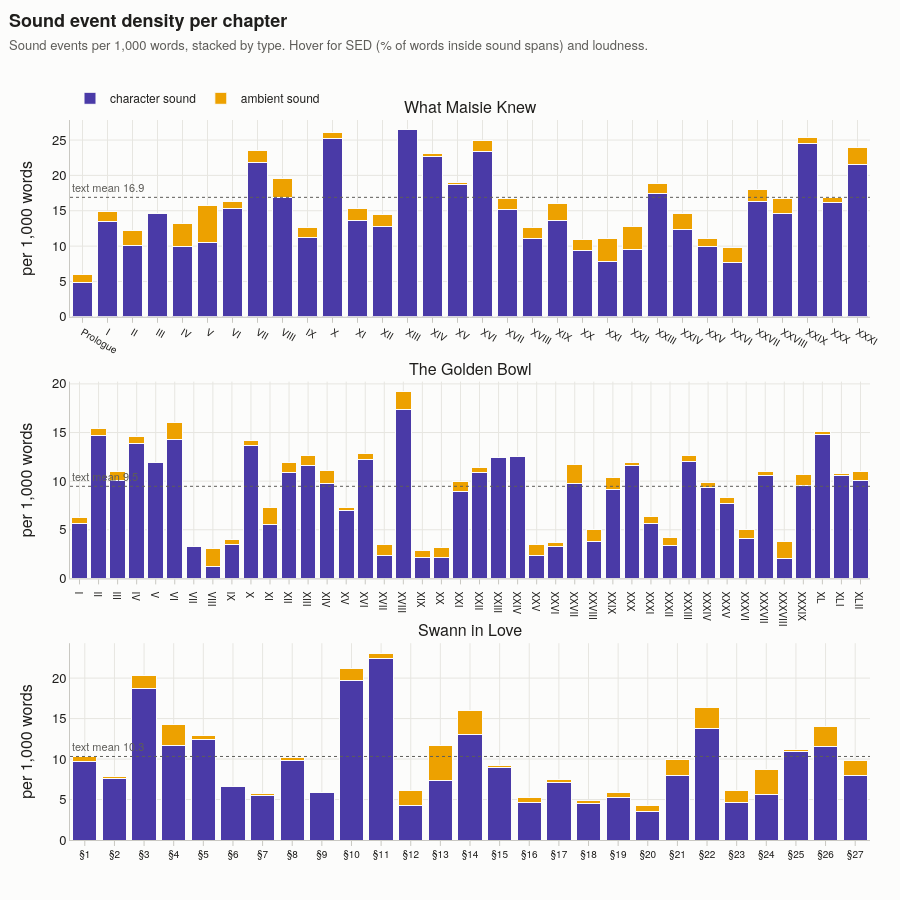

Write notebook code for a chart like this one.
### Markdown cell above
### 8.2 Sound event density per chapter

### Code cell
fig = make_subplots(rows=3, cols=1, subplot_titles=ORDER, vertical_spacing=0.09)
for row, name in enumerate(ORDER, start=1):
    d = chap[chap.text == name]
    custom = np.stack([d["words"], d["events"], d["SED_pct"], d["loud_mean"].fillna(-1), d["loud_std"].fillna(-1), d["unit_label"]], axis=1)
    for typ in ["character", "ambient"]:
        fig.add_bar(x=d["unit_label"], y=d[f"{typ}_per_1k"], name=f"{typ} sound", marker_color=TYPE_COLORS[typ],
                    marker_line=dict(color=SURFACE, width=1), legendgroup=typ, showlegend=(row == 1),
                    customdata=custom, row=row, col=1,
                    hovertemplate=("<b>%{customdata[5]}</b> · " + typ + ": %{y:.2f} per 1,000 words"
                                   "<br>all events: %{customdata[1]} in %{customdata[0]:,} words"
                                   "<br>SED: %{customdata[2]:.2f} % of words inside sound spans"
                                   "<br>loudness mean %{customdata[3]:.2f}, std %{customdata[4]:.2f}<extra></extra>"))
    mean_rate = summary.loc[summary.text == name, "events_per_1k"].item()
    fig.add_hline(y=mean_rate, line=dict(color=INK2, width=1, dash="dot"), row=row, col=1,
                  annotation_text=f"text mean {mean_rate:.1f}", annotation_position="top left",
                  annotation_font=dict(size=11, color=INK2))
    fig.update_yaxes(title_text="per 1,000 words", row=row, col=1)
fig.update_layout(barmode="stack")
fig.update_xaxes(type="category", tickfont=dict(size=10))
style(fig, "Sound event density per chapter", "Sound events per 1,000 words, stacked by type. Hover for SED (% of words inside sound spans) and loudness.", height=900)
save(fig, "03_sound_density_by_chapter", "Chapter-wise density from the chapter annotations. The dotted line is each text's overall rate.")
fig.show()

### Figure 1 — Plotly figure (JSON) as saved in the notebook; plotly's stock layout.template omitted (floating-point values rounded to 4 significant figures; data arrays with more than 128 entries replaced by an {"elided": "..."} marker saying what was removed)
{"data": [{"customdata": {"elided": "32x6 mixed values"}, "hovertemplate": "<b>%{customdata[5]}</b> · character: %{y:.2f} per 1,000 words<br>all events: %{customdata[1]} in %{customdata[0]:,} words<br>SED: %{customdata[2]:.2f} % of words inside sound spans<br>loudness mean %{customdata[3]:.2f}, std %{customdata[4]:.2f}<extra></extra>", "legendgroup": "character", "marker": {"color": "#4a3aa7", "line": {"color": "#fcfcfb", "width": 1}}, "name": "character sound", "showlegend": true, "type": "bar", "x": ["Prologue", "I", "II", "III", "IV", "V", "VI", "VII", "VIII", "IX", "X", "XI", "XII", "XIII", "XIV", "XV", "XVI", "XVII", "XVIII", "XIX", "XX", "XXI", "XXII", "XXIII", "XXIV", "XXV", "XXVI", "XXVII", "XXVIII", "XXIX", "XXX", "XXXI"], "xaxis": "x", "y": [4.799, 13.42, 10.03, 14.64, 9.921, 10.46, 15.38, 21.88, 16.87, 11.26, 25.25, 13.62, 12.76, 26.44, 22.73, 18.69, 23.36, 15.16, 11.08, 13.66, 9.446, 7.834, 9.569, 17.47, 12.32, 9.889, 7.692, 16.34, 14.54, 24.49, 16.19, 21.55], "yaxis": "y"}, {"customdata": {"elided": "32x6 mixed values"}, "hovertemplate": "<b>%{customdata[5]}</b> · ambient: %{y:.2f} per 1,000 words<br>all events: %{customdata[1]} in %{customdata[0]:,} words<br>SED: %{customdata[2]:.2f} % of words inside sound spans<br>loudness mean %{customdata[3]:.2f}, std %{customdata[4]:.2f}<extra></extra>", "legendgroup": "ambient", "marker": {"color": "#eda100", "line": {"color": "#fcfcfb", "width": 1}}, "name": "ambient sound", "showlegend": true, "type": "bar", "x": ["Prologue", "I", "II", "III", "IV", "V", "VI", "VII", "VIII", "IX", "X", "XI", "XII", "XIII", "XIV", "XV", "XVI", "XVII", "XVIII", "XIX", "XX", "XXI", "XXII", "XXIII", "XXIV", "XXV", "XXVI", "XXVII", "XXVIII", "XXIX", "XXX", "XXXI"], "xaxis": "x", "y": [1.2, 1.412, 2.149, 0.0, 3.307, 5.23, 0.932, 1.591, 2.72, 1.325, 0.8278, 1.703, 1.702, 0.0, 0.3294, 0.3338, 1.517, 1.547, 1.539, 2.424, 1.426, 3.285, 3.19, 1.37, 2.263, 1.163, 2.122, 1.72, 2.237, 0.8542, 0.6391, 2.377], "yaxis": "y"}, {"customdata": {"elided": "42x6 mixed values"}, "hovertemplate": "<b>%{customdata[5]}</b> · character: %{y:.2f} per 1,000 words<br>all events: %{customdata[1]} in %{customdata[0]:,} words<br>SED: %{customdata[2]:.2f} % of words inside sound spans<br>loudness mean %{customdata[3]:.2f}, std %{customdata[4]:.2f}<extra></extra>", "legendgroup": "character", "marker": {"color": "#4a3aa7", "line": {"color": "#fcfcfb", "width": 1}}, "name": "character sound", "showlegend": false, "type": "bar", "x": ["I", "II", "III", "IV", "V", "VI", "VII", "VIII", "IX", "X", "XI", "XII", "XIII", "XIV", "XV", "XVI", "XVII", "XVIII", "XIX", "XX", "XXI", "XXII", "XXIII", "XXIV", "XXV", "XXVI", "XXVII", "XXVIII", "XXIX", "XXX", "XXXI", "XXXII", "XXXIII", "XXXIV", "XXXV", "XXXVI", "XXXVII", "XXXVIII", "XXXIX", "XL", "XLI", "XLII"], "xaxis": "x2", "y": [5.616, 14.66, 10.08, 13.92, 11.89, 14.29, 3.255, 1.232, 3.52, 13.7, 5.59, 10.87, 11.66, 9.72, 6.966, 12.24, 2.336, 17.36, 2.114, 2.118, 8.973, 10.91, 12.43, 12.5, 2.401, 3.287, 9.779, 3.805, 9.099, 11.57, 5.66, 3.394, 12.06, 9.395, 7.738, 4.116, 10.57, 2.071, 9.536, 14.84, 10.54, 10.06], "yaxis": "y2"}, {"customdata": {"elided": "42x6 mixed values"}, "hovertemplate": "<b>%{customdata[5]}</b> · ambient: %{y:.2f} per 1,000 words<br>all events: %{customdata[1]} in %{customdata[0]:,} words<br>SED: %{customdata[2]:.2f} % of words inside sound spans<br>loudness mean %{customdata[3]:.2f}, std %{customdata[4]:.2f}<extra></extra>", "legendgroup": "ambient", "marker": {"color": "#eda100", "line": {"color": "#fcfcfb", "width": 1}}, "name": "ambient sound", "showlegend": false, "type": "bar", "x": ["I", "II", "III", "IV", "V", "VI", "VII", "VIII", "IX", "X", "XI", "XII", "XIII", "XIV", "XV", "XVI", "XVII", "XVIII", "XIX", "XX", "XXI", "XXII", "XXIII", "XXIV", "XXV", "XXVI", "XXVII", "XXVIII", "XXIX", "XXX", "XXXI", "XXXII", "XXXIII", "XXXIV", "XXXV", "XXXVI", "XXXVII", "XXXVIII", "XXXIX", "XL", "XLI", "XLII"], "xaxis": "x2", "y": [0.624, 0.7516, 0.9506, 0.689, 0.0, 1.732, 0.0, 1.848, 0.5029, 0.5075, 1.677, 1.025, 1.014, 1.364, 0.3483, 0.597, 1.168, 1.869, 0.7928, 1.059, 0.997, 0.5195, 0.0, 0.0, 1.108, 0.4109, 1.924, 1.268, 1.3, 0.3403, 0.6792, 0.8485, 0.5419, 0.4474, 0.6069, 0.9498, 0.4665, 1.726, 1.113, 0.2394, 0.2108, 0.9145], "yaxis": "y2"}, {"customdata": {"elided": "27x6 mixed values"}, "hovertemplate": "<b>%{customdata[5]}</b> · character: %{y:.2f} per 1,000 words<br>all events: %{customdata[1]} in %{customdata[0]:,} words<br>SED: %{customdata[2]:.2f} % of words inside sound spans<br>loudness mean %{customdata[3]:.2f}, std %{customdata[4]:.2f}<extra></extra>", "legendgroup": "character", "marker": {"color": "#4a3aa7", "line": {"color": "#fcfcfb", "width": 1}}, "name": "character sound", "showlegend": false, "type": "bar", "x": ["§1", "§2", "§3", "§4", "§5", "§6", "§7", "§8", "§9", "§10", "§11", "§12", "§13", "§14", "§15", "§16", "§17", "§18", "§19", "§20", "§21", "§22", "§23", "§24", "§25", "§26", "§27"], "xaxis": "x3", "y": [9.681, 7.563, 18.71, 11.63, 12.36, 6.641, 5.546, 9.814, 5.831, 19.67, 22.46, 4.257, 7.391, 12.99, 8.897, 4.671, 7.158, 4.477, 5.239, 3.509, 7.926, 13.8, 4.617, 5.637, 10.9, 11.5, 7.911], "yaxis": "y3"}, {"customdata": {"elided": "27x6 mixed values"}, "hovertemplate": "<b>%{customdata[5]}</b> · ambient: %{y:.2f} per 1,000 words<br>all events: %{customdata[1]} in %{customdata[0]:,} words<br>SED: %{customdata[2]:.2f} % of words inside sound spans<br>loudness mean %{customdata[3]:.2f}, std %{customdata[4]:.2f}<extra></extra>", "legendgroup": "ambient", "marker": {"color": "#eda100", "line": {"color": "#fcfcfb", "width": 1}}, "name": "ambient sound", "showlegend": false, "type": "bar", "x": ["§1", "§2", "§3", "§4", "§5", "§6", "§7", "§8", "§9", "§10", "§11", "§12", "§13", "§14", "§15", "§16", "§17", "§18", "§19", "§20", "§21", "§22", "§23", "§24", "§25", "§26", "§27"], "xaxis": "x3", "y": [0.6454, 0.3288, 1.641, 2.659, 0.5373, 0.0, 0.1981, 0.3271, 0.0, 1.49, 0.6416, 1.824, 4.312, 2.997, 0.3178, 0.6229, 0.2982, 0.4477, 0.6549, 0.8097, 1.982, 2.629, 1.539, 3.132, 0.2596, 2.486, 1.899], "yaxis": "y3"}], "layout": {"annotations": [{"font": {"size": 16}, "showarrow": false, "text": "What Maisie Knew", "x": 0.5, "xanchor": "center", "xref": "paper", "y": 1.0, "yanchor": "bottom", "yref": "paper"}, {"font": {"size": 16}, "showarrow": false, "text": "The Golden Bowl", "x": 0.5, "xanchor": "center", "xref": "paper", "y": 0.6367, "yanchor": "bottom", "yref": "paper"}, {"font": {"size": 16}, "showarrow": false, "text": "Swann in Love", "x": 0.5, "xanchor": "center", "xref": "paper", "y": 0.2733, "yanchor": "bottom", "yref": "paper"}, {"font": {"color": "#5e5d59", "size": 11}, "showarrow": false, "text": "text mean 16.9", "x": 0, "xanchor": "left", "xref": "x domain", "y": 16.9, "yanchor": "bottom", "yref": "y"}, {"font": {"color": "#5e5d59", "size": 11}, "showarrow": false, "text": "text mean 9.5", "x": 0, "xanchor": "left", "xref": "x2 domain", "y": 9.469, "yanchor": "bottom", "yref": "y2"}, {"font": {"color": "#5e5d59", "size": 11}, "showarrow": false, "text": "text mean 10.3", "x": 0, "xanchor": "left", "xref": "x3 domain", "y": 10.32, "yanchor": "bottom", "yref": "y3"}], "bargap": 0.18, "barmode": "stack", "font": {"color": "#1f1e1c", "family": "'IBM Plex Sans Condensed', 'Helvetica Neue', Arial, sans-serif", "size": 13}, "height": 900, "hoverlabel": {"bgcolor": "white", "bordercolor": "#e7e6e1", "font": {"color": "#1f1e1c", "family": "'IBM Plex Sans Condensed', 'Helvetica Neue', Arial, sans-serif", "size": 12}}, "legend": {"font": {"size": 12}, "orientation": "h", "title": {"text": ""}, "traceorder": "normal", "x": 0, "xanchor": "left", "y": 1.01, "yanchor": "bottom"}, "margin": {"b": 60, "l": 70, "r": 30, "t": 120}, "paper_bgcolor": "#fcfcfb", "plot_bgcolor": "#fcfcfb", "shapes": [{"line": {"color": "#5e5d59", "dash": "dot", "width": 1}, "type": "line", "x0": 0, "x1": 1, "xref": "x domain", "y0": 16.9, "y1": 16.9, "yref": "y"}, {"line": {"color": "#5e5d59", "dash": "dot", "width": 1}, "type": "line", "x0": 0, "x1": 1, "xref": "x2 domain", "y0": 9.469, "y1": 9.469, "yref": "y2"}, {"line": {"color": "#5e5d59", "dash": "dot", "width": 1}, "type": "line", "x0": 0, "x1": 1, "xref": "x3 domain", "y0": 10.32, "y1": 10.32, "yref": "y3"}], "showlegend": true, "title": {"font": {"size": 18}, "text": "<b>Sound event density per chapter</b><br><span style='font-size:13px;color:#5e5d59'>Sound events per 1,000 words, stacked by type. Hover for SED (% of words inside sound spans) and loudness.</span>", "x": 0.01, "xanchor": "left", "y": 0.97, "yanchor": "top"}, "xaxis": {"anchor": "y", "domain": [0.0, 1.0], "gridcolor": "#e7e6e1", "linecolor": "#c9c8c2", "tickcolor": "#c9c8c2", "tickfont": {"size": 10}, "ticks": "outside", "type": "category", "zeroline": false}, "xaxis2": {"anchor": "y2", "domain": [0.0, 1.0], "gridcolor": "#e7e6e1", "linecolor": "#c9c8c2", "tickcolor": "#c9c8c2", "tickfont": {"size": 10}, "ticks": "outside", "type": "category", "zeroline": false}, "xaxis3": {"anchor": "y3", "domain": [0.0, 1.0], "gridcolor": "#e7e6e1", "linecolor": "#c9c8c2", "tickcolor": "#c9c8c2", "tickfont": {"size": 10}, "ticks": "outside", "type": "category", "zeroline": false}, "yaxis": {"anchor": "x", "domain": [0.7267, 1.0], "gridcolor": "#e7e6e1", "linecolor": "#c9c8c2", "title": {"text": "per 1,000 words"}, "zeroline": false}, "yaxis2": {"anchor": "x2", "domain": [0.3633, 0.6367], "gridcolor": "#e7e6e1", "linecolor": "#c9c8c2", "title": {"text": "per 1,000 words"}, "zeroline": false}, "yaxis3": {"anchor": "x3", "domain": [0.0, 0.2733], "gridcolor": "#e7e6e1", "linecolor": "#c9c8c2", "title": {"text": "per 1,000 words"}, "zeroline": false}}}
